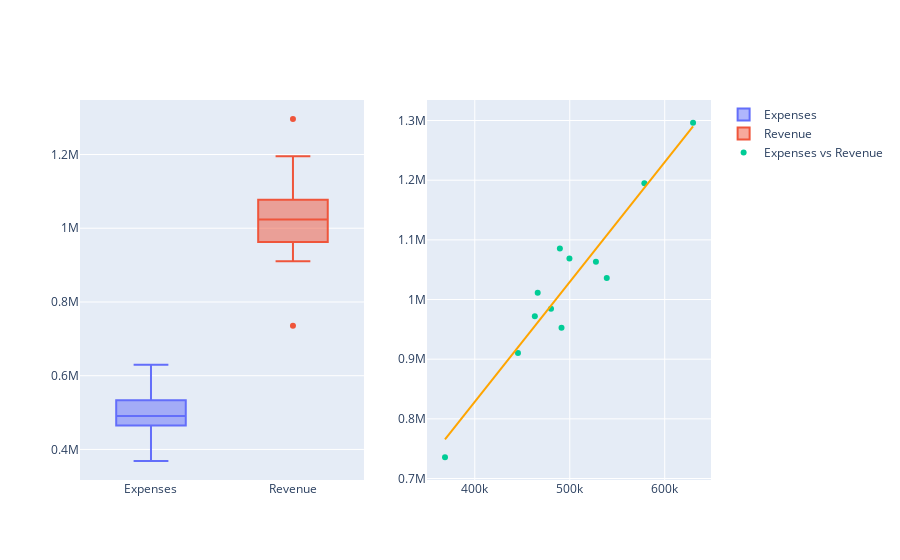

The cell this chart's notebook holds for it:
### Markdown cell above
Identifikasi Outlier pada Data Pendapatan (Revenue) dan biaya (Expenses)

### Code cell
fig = make_subplots(rows=1, cols=2)

fig.add_trace(go.Box(y=x['Expenses'], name='Expenses'), row=1, col=1)
fig.add_trace(go.Box(y=x['Revenue'], name='Revenue'), row=1, col=1)

scatter_trendline = px.scatter(x, x="Expenses", y="Revenue", trendline="ols", trendline_color_override="orange")['data'][1]
fig.add_trace(go.Scatter(x=x["Expenses"], y=x["Revenue"], mode="markers", name="Expenses vs Revenue"), row=1, col=2)
fig.add_trace(scatter_trendline, row=1, col=2)

fig.write_html("g_4.html")
fig.show()

### Figure 1 — Plotly figure (JSON) as saved in the notebook; plotly's stock layout.template omitted (floating-point values rounded to 4 significant figures)
{"data": [{"name": "Expenses", "type": "box", "xaxis": "x", "y": [629845, 463243, 499683, 466250, 491328, 368634, 527562, 480289, 445481, 489586, 578581, 538994], "yaxis": "y"}, {"name": "Revenue", "type": "box", "xaxis": "x", "y": [1296287, 971880, 1068769, 1011152, 952889, 735624, 1063433, 984361, 910322, 1085513, 1195057, 1036073], "yaxis": "y"}, {"mode": "markers", "name": "Expenses vs Revenue", "type": "scatter", "x": [629845, 463243, 499683, 466250, 491328, 368634, 527562, 480289, 445481, 489586, 578581, 538994], "xaxis": "x2", "y": [1296287, 971880, 1068769, 1011152, 952889, 735624, 1063433, 984361, 910322, 1085513, 1195057, 1036073], "yaxis": "y2"}, {"hovertemplate": "<b>OLS trendline</b><br>Revenue = 2.00874 * Expenses + 25013.2<br>R<sup>2</sup>=0.905518<br><br>Expenses=%{x}<br>Revenue=%{y} <b>(trend)</b><extra></extra>", "legendgroup": "", "line": {"color": "orange"}, "marker": {"color": "#636efa", "symbol": "circle"}, "mode": "lines", "name": "", "showlegend": false, "type": "scatter", "x": [368634, 445481, 463243, 466250, 480289, 489586, 491328, 499683, 527562, 538994, 578581, 629845], "xaxis": "x2", "y": [765500.0, 919900.0, 955500.0, 961600.0, 989800.0, 1008000.0, 1012000.0, 1029000.0, 1085000.0, 1108000.0, 1187000.0, 1290000.0], "yaxis": "y2"}], "layout": {"xaxis": {"anchor": "y", "domain": [0, 0.45]}, "xaxis2": {"anchor": "y2", "domain": [0.55, 1]}, "yaxis": {"anchor": "x", "domain": [0, 1]}, "yaxis2": {"anchor": "x2", "domain": [0, 1]}}}
